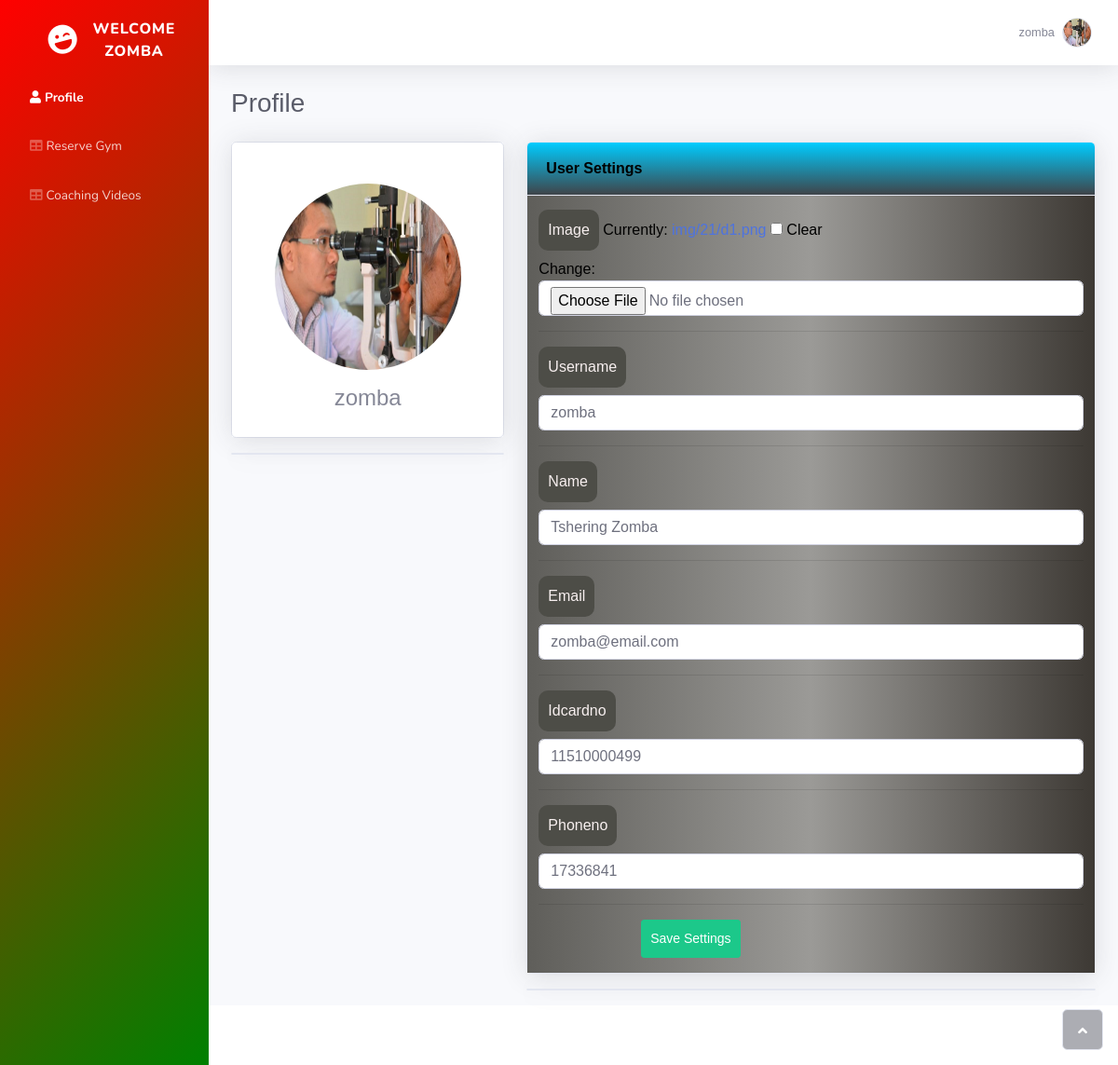
The page /user-update/ (signed in) on the database its author committed.
### home/models.py (models this page shows)
class User(AbstractUser):
    name = models.CharField(max_length=30, null=True)
    email = models.EmailField(unique=True, null=True)
    idcardno = models.IntegerField( null=True)
    phoneno = models.IntegerField( null=True)
    image = models.ImageField(upload_to="img/%y", default="avatar.jpeg", null=True, blank=True)
    USERNAME_FIELD = 'email'
    REQUIRED_FIELDS = []

### home/views.py (the view)
# urls.py: path('user-update/', views.userUpdate, name="user-update"),
@login_required(login_url='/login')
def userUpdate(request):
    user = request.user
    form = UserForm(instance=user)
    if request.method == 'POST':
        form = UserForm(request.POST, request.FILES, instance=user)
        if form.is_valid():
            form.save()
            messages.success(request, 'Updated Succesfully')
            return redirect('profile')
    context = {'form': form}
    return render(request, 'home/user_update.html', context)

### home/forms.py
class UserForm(ModelForm):
    class Meta:
        model = User
        fields = ['image', 'username', 'name', 'email', 'idcardno', 'phoneno']
    def __init__(self, *args, **kwargs):
        super().__init__(*args, **kwargs)
        self.fields['image'].widget.attrs.update({'class': 'form-control'})
        self.fields['username'].widget.attrs.update({'class': 'form-control'})
        self.fields['name'].widget.attrs.update({'class': 'form-control'})
        self.fields['email'].widget.attrs.update({'class': 'form-control'})
        self.fields['idcardno'].widget.attrs.update({'class': 'form-control'})
        self.fields['phoneno'].widget.attrs.update({'class': 'form-control'})

### home/templates/home/user_update.html (shortened to what this page needs)
<!DOCTYPE html>
<html>
    {% load static %}
    {% block content %}
<head>
    <link rel="stylesheet" href="{% static 'asset/bootstrap/css/bootstrap.min.css' %}">
    <link rel="stylesheet" href="{% static 'asset/fonts/fontawesome-all.min.css' %}">
    <link rel="stylesheet" href="{% static 'asset/css/untitled.css' %}">
</head>
<body id="page-top">
    <div id="wrapper">
        <nav class="navbar navbar-dark align-items-start sidebar sidebar-dark accordion " style="background-image: linear-gradient(-45deg, green, red);">
            <div class="container-fluid d-flex flex-column p-0">
                <a class="navbar-brand d-flex justify-content-center align-items-center sidebar-brand m-0" >
                    <div class="sidebar-brand-icon rotate-n-15"><i class="fas fa-laugh-wink"></i></div>
                    <div class="sidebar-brand-text mx-3"><span style="color:white" >Welcome <br> {{ user.username }}</span></div>
                </a>
                <ul class="nav navbar-nav text-light" id="accordionSidebar">
                    <li class="nav-item" role="presentation"><a class="nav-link active" href="{% url 'profile' %}"><i class="fas fa-user"></i><span>Profile</span></a></li>
                    <li class="nav-item" role="presentation"><a class="nav-link" href="{% url 'session' %}"><i class="fas fa-table"></i>Reserve Gym</a>
                        <li class="nav-item" role="presentation"><a class="nav-link" href="{% url 'queue' %}"><i class="fas fa-table"></i>Coaching Videos</a>
                </ul>
            </div>
        </nav>
        <div class="d-flex flex-column" id="content-wrapper">
            <div id="content">
                <nav class="navbar navbar-light navbar-expand bg-white shadow mb-4 topbar static-top">
                    <div class="container-fluid"><button class="btn btn-link d-md-none rounded-circle mr-3" id="sidebarToggleTop" type="button"></button>
                        <ul class="nav navbar-nav flex-nowrap ml-auto">
                                <div class="nav-item dropdown no-arrow"><a class="dropdown-toggle nav-link" data-toggle="dropdown" aria-expanded="false"><span class="d-none d-lg-inline mr-2 text-gray-600 small"  style="font-family: 'Franklin Gothic Medium', 'Arial Narrow', Arial, sans-serif;">{{ user.username }}</span>
                                    <img class="border rounded-circle img-profile" src="{{ request.user.image.url }}"></a>
            </div>
            </ul>
        </div>
        </nav>
        <div class="container-fluid">
            <h3 class="text-dark mb-4"  style="font-family: 'Franklin Gothic Medium', 'Arial Narrow', Arial, sans-serif;">Profile</h3>
            <div class="row mb-3">
                <div class="col-lg-4">
                    <div class="card mb-3">
                        <div class="card-body text-center shadow"><img class="rounded-circle mb-3 mt-4" src="{{request.user.image.url}}" width="200" height="200">
                         <div><h4 style="font-family: 'Franklin Gothic Medium', 'Arial Narrow', Arial, sans-serif;">{{ user.username }}</h4></div>
                        </div>
                    </div>
                    <div class="card shadow mb-4"></div>
                </div>
                <div class="col-lg-8">
                    <div class="row"  >
                        <div class="col">
                            <div class="card shadow mb-3">
                                <div class="card-header py-3" style="background-image: linear-gradient(rgb(0, 204, 255), rgb(63, 68, 73));">
                                    <p class=" m-0 font-weight-bold" style="color: black;font-family: 'Franklin Gothic Medium', 'Arial Narrow', Arial, sans-serif;">User Settings</p>
                                </div>
                                <div class="form-container" style=" background-image: linear-gradient(0.25turn, #5f5e5a, #9b9a97, #3d3934);; padding-top: 15px;">
                                    <form action="" method="POST" enctype="multipart/form-data" class="form-group">
                                        <div class="form-group" style="color: black;font-family: 'Franklin Gothic Medium', 'Arial Narrow', Arial, sans-serif;">
                                            <div class="col">
                                                {% for field in form %}
                                                   <b> <label style="background-color: rgb(77, 77, 71); font-weight: 500; color: rgb(247, 239, 239); padding: 10px; border-radius: 10px;">{{field.label}}</label> </b>
                                                    {{field}}
                                                    <hr>
                                                {% endfor %}
                                            </div>
                                        </div>
                                        <div class="form-group"><button class="btn btn-success btn-sm" type="submit" style="padding: 1.5%; margin-left: 20%;font-family: 'Franklin Gothic Medium', 'Arial Narrow', Arial, sans-serif;">Save Settings</button></div>
                                    </form>
                                </div>
                            </div>
                            <div class="card shadow"></div>
                        </div>
                    </div>
                </div>
            </div>
        </div>
    </div>
    <footer class="bg-white sticky-footer">
    </footer>
    </div><a class="border rounded d-inline scroll-to-top" href="#page-top"><i class="fas fa-angle-up"></i></a></div>
</body>
</html>
{% endblock %}

### rows shown on the page
User: username "ZOMBA", username "zomba", user.image (picture), form "zomba" "Tshering Zomba" "zomba@email.com" "11510000499" "17336841"

### other values the page prints
{{ field.label }} "Image" "Username" "Name" "Email" "Idcardno" "Phoneno"
